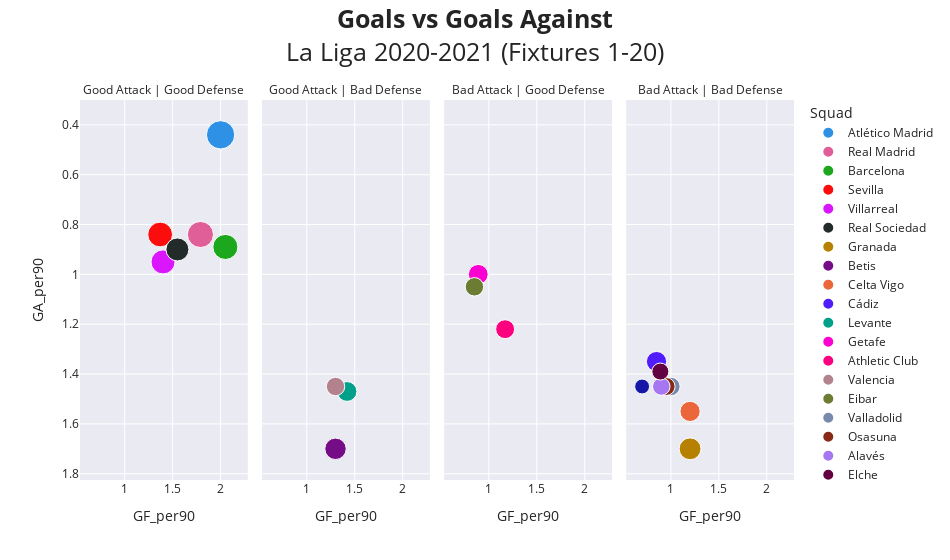

Notebook cell for this chart:
### Code cell
fig = px.scatter(laliga_stats, x= 'GF_per90', y='GA_per90', size= 'Pts', color= 'Squad', 
                facet_col= 'Status_GF_GA', opacity= 1, hover_name= 'Squad', hover_data= ['Posicion'],
                color_discrete_sequence=px.colors.qualitative.Dark24,
                width= 950, template= 'seaborn',                
                category_orders= {'Status_GF_GA': ['Good Attack | Good Defense', 'Good Attack | Bad Defense',
                                                   'Bad Attack | Good Defense', 'Bad Attack | Bad Defense']},
                title= '<b>Goals vs Goals Against</b><br>La Liga 2020-2021 (Fixtures 1-20)')

fig.for_each_annotation(lambda a: a.update(text= a.text.split('=')[1]))
fig.update_layout(title={'y': 0.95,
                        'xanchor': 'center',
                        'yanchor': 'top'},
                  title_font= dict(size=25))

fig.update_yaxes(autorange="reversed")

fig.show()

### Figure 1 — Plotly figure (JSON) as saved in the notebook; plotly's stock layout.template omitted (floating-point values rounded to 4 significant figures)
{"data": [{"customdata": [[1]], "hovertemplate": "<b>%{hovertext}</b><br><br>Squad=Atlético Madrid<br>Status_GF_GA=Good Attack | Good Defense<br>GF_per90=%{x}<br>GA_per90=%{y}<br>Pts=%{marker.size}<br>Posicion=%{customdata[0]}<extra></extra>", "hovertext": ["Atlético Madrid"], "legendgroup": "Atlético Madrid", "marker": {"color": "#2E91E5", "opacity": 1, "size": [47], "sizemode": "area", "sizeref": 0.1175, "symbol": "circle"}, "mode": "markers", "name": "Atlético Madrid", "orientation": "v", "showlegend": true, "type": "scatter", "x": [2], "xaxis": "x", "y": [0.44], "yaxis": "y"}, {"customdata": [[2]], "hovertemplate": "<b>%{hovertext}</b><br><br>Squad=Real Madrid<br>Status_GF_GA=Good Attack | Good Defense<br>GF_per90=%{x}<br>GA_per90=%{y}<br>Pts=%{marker.size}<br>Posicion=%{customdata[0]}<extra></extra>", "hovertext": ["Real Madrid"], "legendgroup": "Real Madrid", "marker": {"color": "#E15F99", "opacity": 1, "size": [40], "sizemode": "area", "sizeref": 0.1175, "symbol": "circle"}, "mode": "markers", "name": "Real Madrid", "orientation": "v", "showlegend": true, "type": "scatter", "x": [1.79], "xaxis": "x", "y": [0.84], "yaxis": "y"}, {"customdata": [[3]], "hovertemplate": "<b>%{hovertext}</b><br><br>Squad=Barcelona<br>Status_GF_GA=Good Attack | Good Defense<br>GF_per90=%{x}<br>GA_per90=%{y}<br>Pts=%{marker.size}<br>Posicion=%{customdata[0]}<extra></extra>", "hovertext": ["Barcelona"], "legendgroup": "Barcelona", "marker": {"color": "#1CA71C", "opacity": 1, "size": [37], "sizemode": "area", "sizeref": 0.1175, "symbol": "circle"}, "mode": "markers", "name": "Barcelona", "orientation": "v", "showlegend": true, "type": "scatter", "x": [2.05], "xaxis": "x", "y": [0.89], "yaxis": "y"}, {"customdata": [[4]], "hovertemplate": "<b>%{hovertext}</b><br><br>Squad=Sevilla<br>Status_GF_GA=Good Attack | Good Defense<br>GF_per90=%{x}<br>GA_per90=%{y}<br>Pts=%{marker.size}<br>Posicion=%{customdata[0]}<extra></extra>", "hovertext": ["Sevilla"], "legendgroup": "Sevilla", "marker": {"color": "#FB0D0D", "opacity": 1, "size": [36], "sizemode": "area", "sizeref": 0.1175, "symbol": "circle"}, "mode": "markers", "name": "Sevilla", "orientation": "v", "showlegend": true, "type": "scatter", "x": [1.37], "xaxis": "x", "y": [0.84], "yaxis": "y"}, {"customdata": [[5]], "hovertemplate": "<b>%{hovertext}</b><br><br>Squad=Villarreal<br>Status_GF_GA=Good Attack | Good Defense<br>GF_per90=%{x}<br>GA_per90=%{y}<br>Pts=%{marker.size}<br>Posicion=%{customdata[0]}<extra></extra>", "hovertext": ["Villarreal"], "legendgroup": "Villarreal", "marker": {"color": "#DA16FF", "opacity": 1, "size": [34], "sizemode": "area", "sizeref": 0.1175, "symbol": "circle"}, "mode": "markers", "name": "Villarreal", "orientation": "v", "showlegend": true, "type": "scatter", "x": [1.4], "xaxis": "x", "y": [0.95], "yaxis": "y"}, {"customdata": [[6]], "hovertemplate": "<b>%{hovertext}</b><br><br>Squad=Real Sociedad<br>Status_GF_GA=Good Attack | Good Defense<br>GF_per90=%{x}<br>GA_per90=%{y}<br>Pts=%{marker.size}<br>Posicion=%{customdata[0]}<extra></extra>", "hovertext": ["Real Sociedad"], "legendgroup": "Real Sociedad", "marker": {"color": "#222A2A", "opacity": 1, "size": [31], "sizemode": "area", "sizeref": 0.1175, "symbol": "circle"}, "mode": "markers", "name": "Real Sociedad", "orientation": "v", "showlegend": true, "type": "scatter", "x": [1.55], "xaxis": "x", "y": [0.9], "yaxis": "y"}, {"customdata": [[7]], "hovertemplate": "<b>%{hovertext}</b><br><br>Squad=Granada<br>Status_GF_GA=Bad Attack | Bad Defense<br>GF_per90=%{x}<br>GA_per90=%{y}<br>Pts=%{marker.size}<br>Posicion=%{customdata[0]}<extra></extra>", "hovertext": ["Granada"], "legendgroup": "Granada", "marker": {"color": "#B68100", "opacity": 1, "size": [28], "sizemode": "area", "sizeref": 0.1175, "symbol": "circle"}, "mode": "markers", "name": "Granada", "orientation": "v", "showlegend": true, "type": "scatter", "x": [1.2], "xaxis": "x4", "y": [1.7], "yaxis": "y4"}, {"customdata": [[8]], "hovertemplate": "<b>%{hovertext}</b><br><br>Squad=Betis<br>Status_GF_GA=Good Attack | Bad Defense<br>GF_per90=%{x}<br>GA_per90=%{y}<br>Pts=%{marker.size}<br>Posicion=%{customdata[0]}<extra></extra>", "hovertext": ["Betis"], "legendgroup": "Betis", "marker": {"color": "#750D86", "opacity": 1, "size": [27], "sizemode": "area", "sizeref": 0.1175, "symbol": "circle"}, "mode": "markers", "name": "Betis", "orientation": "v", "showlegend": true, "type": "scatter", "x": [1.3], "xaxis": "x2", "y": [1.7], "yaxis": "y2"}, {"customdata": [[9]], "hovertemplate": "<b>%{hovertext}</b><br><br>Squad=Celta Vigo<br>Status_GF_GA=Bad Attack | Bad Defense<br>GF_per90=%{x}<br>GA_per90=%{y}<br>Pts=%{marker.size}<br>Posicion=%{customdata[0]}<extra></extra>", "hovertext": ["Celta Vigo"], "legendgroup": "Celta Vigo", "marker": {"color": "#EB663B", "opacity": 1, "size": [24], "sizemode": "area", "sizeref": 0.1175, "symbol": "circle"}, "mode": "markers", "name": "Celta Vigo", "orientation": "v", "showlegend": true, "type": "scatter", "x": [1.2], "xaxis": "x4", "y": [1.55], "yaxis": "y4"}, {"customdata": [[10]], "hovertemplate": "<b>%{hovertext}</b><br><br>Squad=Cádiz<br>Status_GF_GA=Bad Attack | Bad Defense<br>GF_per90=%{x}<br>GA_per90=%{y}<br>Pts=%{marker.size}<br>Posicion=%{customdata[0]}<extra></extra>", "hovertext": ["Cádiz"], "legendgroup": "Cádiz", "marker": {"color": "#511CFB", "opacity": 1, "size": [24], "sizemode": "area", "sizeref": 0.1175, "symbol": "circle"}, "mode": "markers", "name": "Cádiz", "orientation": "v", "showlegend": true, "type": "scatter", "x": [0.85], "xaxis": "x4", "y": [1.35], "yaxis": "y4"}, {"customdata": [[11]], "hovertemplate": "<b>%{hovertext}</b><br><br>Squad=Levante<br>Status_GF_GA=Good Attack | Bad Defense<br>GF_per90=%{x}<br>GA_per90=%{y}<br>Pts=%{marker.size}<br>Posicion=%{customdata[0]}<extra></extra>", "hovertext": ["Levante"], "legendgroup": "Levante", "marker": {"color": "#00A08B", "opacity": 1, "size": [23], "sizemode": "area", "sizeref": 0.1175, "symbol": "circle"}, "mode": "markers", "name": "Levante", "orientation": "v", "showlegend": true, "type": "scatter", "x": [1.42], "xaxis": "x2", "y": [1.47], "yaxis": "y2"}, {"customdata": [[12]], "hovertemplate": "<b>%{hovertext}</b><br><br>Squad=Getafe<br>Status_GF_GA=Bad Attack | Good Defense<br>GF_per90=%{x}<br>GA_per90=%{y}<br>Pts=%{marker.size}<br>Posicion=%{customdata[0]}<extra></extra>", "hovertext": ["Getafe"], "legendgroup": "Getafe", "marker": {"color": "#FB00D1", "opacity": 1, "size": [23], "sizemode": "area", "sizeref": 0.1175, "symbol": "circle"}, "mode": "markers", "name": "Getafe", "orientation": "v", "showlegend": true, "type": "scatter", "x": [0.89], "xaxis": "x3", "y": [1], "yaxis": "y3"}, {"customdata": [[13]], "hovertemplate": "<b>%{hovertext}</b><br><br>Squad=Athletic Club<br>Status_GF_GA=Bad Attack | Good Defense<br>GF_per90=%{x}<br>GA_per90=%{y}<br>Pts=%{marker.size}<br>Posicion=%{customdata[0]}<extra></extra>", "hovertext": ["Athletic Club"], "legendgroup": "Athletic Club", "marker": {"color": "#FC0080", "opacity": 1, "size": [21], "sizemode": "area", "sizeref": 0.1175, "symbol": "circle"}, "mode": "markers", "name": "Athletic Club", "orientation": "v", "showlegend": true, "type": "scatter", "x": [1.17], "xaxis": "x3", "y": [1.22], "yaxis": "y3"}, {"customdata": [[14]], "hovertemplate": "<b>%{hovertext}</b><br><br>Squad=Valencia<br>Status_GF_GA=Good Attack | Bad Defense<br>GF_per90=%{x}<br>GA_per90=%{y}<br>Pts=%{marker.size}<br>Posicion=%{customdata[0]}<extra></extra>", "hovertext": ["Valencia"], "legendgroup": "Valencia", "marker": {"color": "#B2828D", "opacity": 1, "size": [20], "sizemode": "area", "sizeref": 0.1175, "symbol": "circle"}, "mode": "markers", "name": "Valencia", "orientation": "v", "showlegend": true, "type": "scatter", "x": [1.3], "xaxis": "x2", "y": [1.45], "yaxis": "y2"}, {"customdata": [[15]], "hovertemplate": "<b>%{hovertext}</b><br><br>Squad=Eibar<br>Status_GF_GA=Bad Attack | Good Defense<br>GF_per90=%{x}<br>GA_per90=%{y}<br>Pts=%{marker.size}<br>Posicion=%{customdata[0]}<extra></extra>", "hovertext": ["Eibar"], "legendgroup": "Eibar", "marker": {"color": "#6C7C32", "opacity": 1, "size": [20], "sizemode": "area", "sizeref": 0.1175, "symbol": "circle"}, "mode": "markers", "name": "Eibar", "orientation": "v", "showlegend": true, "type": "scatter", "x": [0.85], "xaxis": "x3", "y": [1.05], "yaxis": "y3"}, {"customdata": [[16]], "hovertemplate": "<b>%{hovertext}</b><br><br>Squad=Valladolid<br>Status_GF_GA=Bad Attack | Bad Defense<br>GF_per90=%{x}<br>GA_per90=%{y}<br>Pts=%{marker.size}<br>Posicion=%{customdata[0]}<extra></extra>", "hovertext": ["Valladolid"], "legendgroup": "Valladolid", "marker": {"color": "#778AAE", "opacity": 1, "size": [20], "sizemode": "area", "sizeref": 0.1175, "symbol": "circle"}, "mode": "markers", "name": "Valladolid", "orientation": "v", "showlegend": true, "type": "scatter", "x": [1], "xaxis": "x4", "y": [1.45], "yaxis": "y4"}, {"customdata": [[17]], "hovertemplate": "<b>%{hovertext}</b><br><br>Squad=Osasuna<br>Status_GF_GA=Bad Attack | Bad Defense<br>GF_per90=%{x}<br>GA_per90=%{y}<br>Pts=%{marker.size}<br>Posicion=%{customdata[0]}<extra></extra>", "hovertext": ["Osasuna"], "legendgroup": "Osasuna", "marker": {"color": "#862A16", "opacity": 1, "size": [19], "sizemode": "area", "sizeref": 0.1175, "symbol": "circle"}, "mode": "markers", "name": "Osasuna", "orientation": "v", "showlegend": true, "type": "scatter", "x": [0.95], "xaxis": "x4", "y": [1.45], "yaxis": "y4"}, {"customdata": [[18]], "hovertemplate": "<b>%{hovertext}</b><br><br>Squad=Alavés<br>Status_GF_GA=Bad Attack | Bad Defense<br>GF_per90=%{x}<br>GA_per90=%{y}<br>Pts=%{marker.size}<br>Posicion=%{customdata[0]}<extra></extra>", "hovertext": ["Alavés"], "legendgroup": "Alavés", "marker": {"color": "#A777F1", "opacity": 1, "size": [18], "sizemode": "area", "sizeref": 0.1175, "symbol": "circle"}, "mode": "markers", "name": "Alavés", "orientation": "v", "showlegend": true, "type": "scatter", "x": [0.9], "xaxis": "x4", "y": [1.45], "yaxis": "y4"}, {"customdata": [[19]], "hovertemplate": "<b>%{hovertext}</b><br><br>Squad=Elche<br>Status_GF_GA=Bad Attack | Bad Defense<br>GF_per90=%{x}<br>GA_per90=%{y}<br>Pts=%{marker.size}<br>Posicion=%{customdata[0]}<extra></extra>", "hovertext": ["Elche"], "legendgroup": "Elche", "marker": {"color": "#620042", "opacity": 1, "size": [17], "sizemode": "area", "sizeref": 0.1175, "symbol": "circle"}, "mode": "markers", "name": "Elche", "orientation": "v", "showlegend": true, "type": "scatter", "x": [0.89], "xaxis": "x4", "y": [1.39], "yaxis": "y4"}, {"customdata": [[20]], "hovertemplate": "<b>%{hovertext}</b><br><br>Squad=Huesca<br>Status_GF_GA=Bad Attack | Bad Defense<br>GF_per90=%{x}<br>GA_per90=%{y}<br>Pts=%{marker.size}<br>Posicion=%{customdata[0]}<extra></extra>", "hovertext": ["Huesca"], "legendgroup": "Huesca", "marker": {"color": "#1616A7", "opacity": 1, "size": [13], "sizemode": "area", "sizeref": 0.1175, "symbol": "circle"}, "mode": "markers", "name": "Huesca", "orientation": "v", "showlegend": true, "type": "scatter", "x": [0.7], "xaxis": "x4", "y": [1.45], "yaxis": "y4"}], "layout": {"annotations": [{"font": {}, "showarrow": false, "text": "Good Attack | Good Defense", "x": 0.1175, "xanchor": "center", "xref": "paper", "y": 1, "yanchor": "bottom", "yref": "paper"}, {"font": {}, "showarrow": false, "text": "Good Attack | Bad Defense", "x": 0.3725, "xanchor": "center", "xref": "paper", "y": 1, "yanchor": "bottom", "yref": "paper"}, {"font": {}, "showarrow": false, "text": "Bad Attack | Good Defense", "x": 0.6275, "xanchor": "center", "xref": "paper", "y": 1, "yanchor": "bottom", "yref": "paper"}, {"font": {}, "showarrow": false, "text": "Bad Attack | Bad Defense", "x": 0.8825, "xanchor": "center", "xref": "paper", "y": 1, "yanchor": "bottom", "yref": "paper"}], "legend": {"itemsizing": "constant", "title": {"text": "Squad"}, "tracegroupgap": 0}, "title": {"font": {"size": 25}, "text": "<b>Goals vs Goals Against</b><br>La Liga 2020-2021 (Fixtures 1-20)", "xanchor": "center", "y": 0.95, "yanchor": "top"}, "width": 950, "xaxis": {"anchor": "y", "domain": [0, 0.235], "title": {"text": "GF_per90"}}, "xaxis2": {"anchor": "y2", "domain": [0.255, 0.49], "matches": "x", "title": {"text": "GF_per90"}}, "xaxis3": {"anchor": "y3", "domain": [0.51, 0.745], "matches": "x", "title": {"text": "GF_per90"}}, "xaxis4": {"anchor": "y4", "domain": [0.765, 1.0], "matches": "x", "title": {"text": "GF_per90"}}, "yaxis": {"anchor": "x", "autorange": "reversed", "domain": [0, 1], "title": {"text": "GA_per90"}}, "yaxis2": {"anchor": "x2", "autorange": "reversed", "domain": [0, 1], "matches": "y", "showticklabels": false}, "yaxis3": {"anchor": "x3", "autorange": "reversed", "domain": [0, 1], "matches": "y", "showticklabels": false}, "yaxis4": {"anchor": "x4", "autorange": "reversed", "domain": [0, 1], "matches": "y", "showticklabels": false}}}
